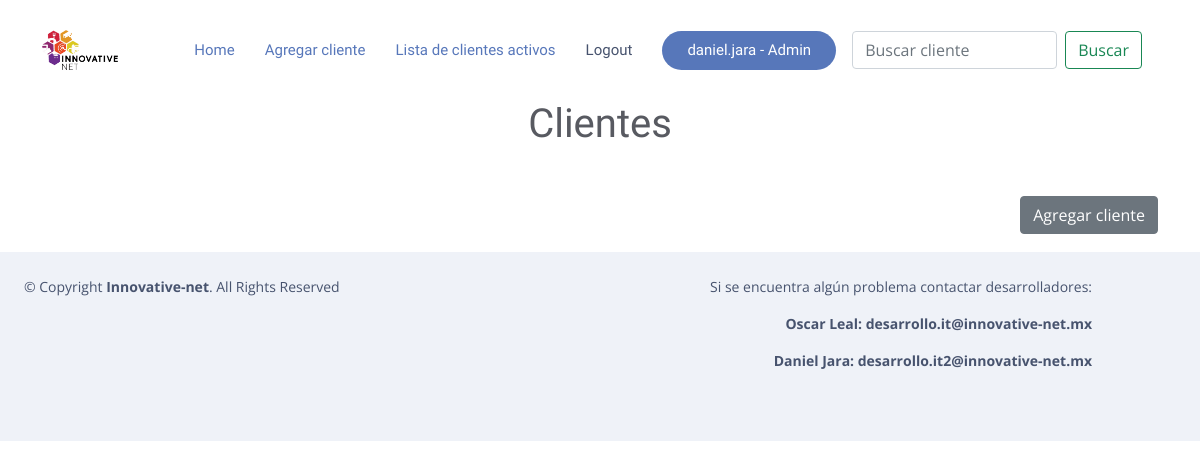
Page /clientes (signed in) on the earlier database version.
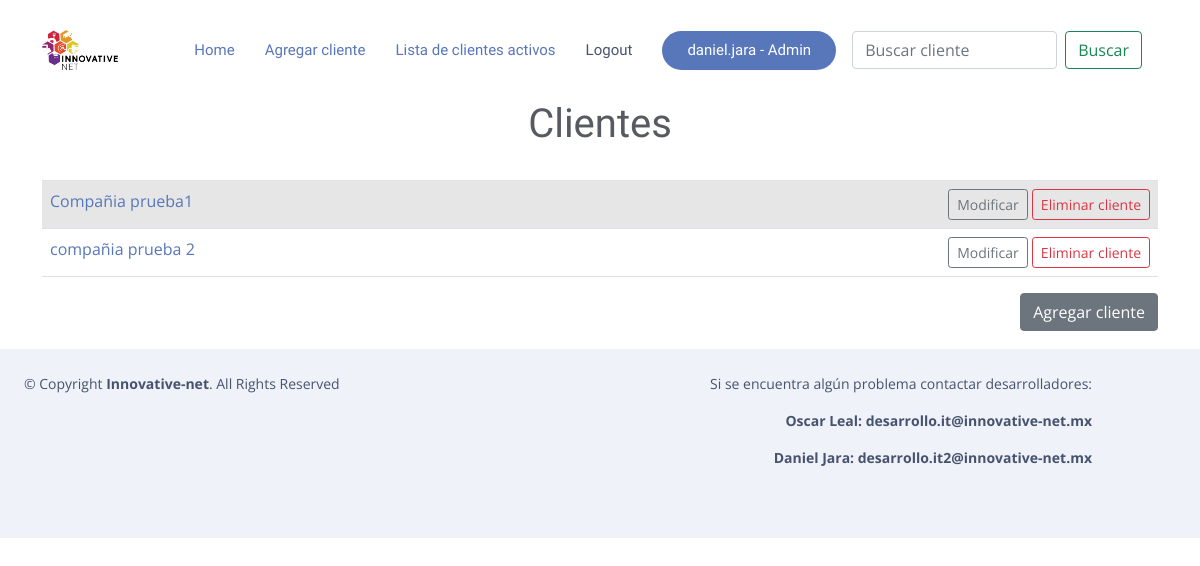
Same page on the later database version.
### RPA/models.py (models this page shows)
class Cliente(models.Model):
    usuario = models.ForeignKey(User, on_delete=models.CASCADE, null=True, blank=True)
    nombre = models.CharField('Nombre de la compañia cliente',max_length=200)
    encargado = models.CharField('Nombre del contacto dentro de la empresa',max_length
    =120)
    puesto_encargado = models.CharField('Puesto del contacto',max_length
    =120)
    numero_contacto=models.CharField('Numero de telefono para contactar',max_length
    =10)
    correo_contacto=models.EmailField('Correo para contactar',blank=True)
    def __str__(self):
        return self.nombre
    class Meta:
        ordering = ['nombre']

### RPA/views.py (the view)
# urls.py: path('clientes',Todos_Clientes.as_view(), name='lista_clientes'),
class Todos_Clientes(LoginRequiredMixin, ListView):
    model = Cliente
    context_object_name = 'lista_clientes'
    template_name = 'cliente/lista_clientes.html'
    def get_context_data(self, **kwargs):
        context = super().get_context_data(**kwargs)
        context['lista_clientes'] = context['lista_clientes'].filter(usuario=self.request.user)
        return context

### RPA/templates/cliente/lista_clientes.html
{% extends 'mantenimientos/base.html'%}
{% load static %}
{% block body %}
        <center>
                <div class="container m-2">
                        <h1>Clientes</h1>
                        <br/>
                        <table class="table table-striped table-hover table bordered">
                        {% for cliente in lista_clientes %}
                                <tr>
                                        <td>
                                        <a href="{% url 'mostrar_cliente' cliente.id %}"
                                        >{{ cliente }}</a>
                                                </td>
                                        <td align="right">
                                                <a href="{% url 'modificar_cliente' cliente.id %}">
                                                        <button type="button" class="btn btn-outline-secondary btn-sm">Modificar</button>
                                                </a>
                                                <a href="{% url 'eliminar_cliente' cliente.id%}">
                                                        <button type="button" class="btn btn-outline-danger btn-sm">Eliminar cliente</button>
                                                </a>
                                        </td>
                                </tr>
                        {% endfor %}
                        </table>
                        <a href="{% url 'agregar_cliente' %}">
                                        <button type="button" class="btn btn-secondary"style="float: right">Agregar cliente</button>
                        </a>
                        <br/>
                        <br/>
                </div>
        </center>
{% endblock %}

### RPA/templates/mantenimientos/base.html (shortened to what this page needs)
{% load static %}
<!DOCTYPE html>
<html lang="en">
<head>
  <link rel="stylesheet" href="https://stackpath.bootstrapcdn.com/bootstrap/4.5.0/css/bootstrap.min.css">
  <link href="{% static '\vendor\aos\aos.css' %}" rel="stylesheet">
  <link href="{% static '\vendor\bootstrap\css\bootstrap.min.css' %}" rel="stylesheet">
  <link href="{% static '\vendor\bootstrap-icons\bootstrap-icons.css' %}" rel="stylesheet">
  <link href="{% static '\vendor\boxicons\css\boxicons.min.css' %}" rel="stylesheet">
  <link href="{% static '\vendor\glightbox\css\glightbox.min.css' %}" rel="stylesheet">
  <link href="{% static '\vendor\swiper\swiper-bundle.min.css' %}" rel="stylesheet">
  <link href="{% static '\css\style.css' %}" rel="stylesheet">
</head>
<body style="padding-top: 70px;">
  <header id="header" class="fixed-top  header-transparent ">
    <div class="container d-flex align-items-center justify-content-between">
      <div class="logo">
        <a href="https://www.innovative-net.mx/"><img src="{% static '\assets\img\horizontal blanco.png' %}" alt="" class="img-fluid"></a>
      </div>
      <nav id="navbar" class="navbar">
        <ul>
          <li><a class="nav-link scrollto active" href="{% url 'home' %}">Home</a></li>
          <li><a class="nav-link scrollto active" href="{% url 'agregar_cliente' %}">Agregar cliente</a></li>
          <li><a class="nav-link scrollto active" href="{% url 'lista_clientes' %}">Lista de clientes activos</a></li>
          {% if request.user.is_authenticated %}
          <li><a class="nav-link scrollto" href="{% url 'logout' %}">Logout</a></li>
          {% if request.user.is_staff %}
              <li><a class="getstarted scrollto" href="{% url 'admin:index' %}" >{{request.user}} - Admin</a></li>
              {% else %}
              <li><a class="getstarted scrollto" href="" >{{request.user}}</a></li>
              {% endif %}
          {% else %}
          <li><a class="getstarted scrollto" href="{% url 'login'  %}" >Login</a></li>
          {% endif %}
        </ul>
        <form class="d-flex m-3" method="POST" action="{% url 'buscar_clientes' %}">
          <input class="form-control me-2" type="search" placeholder="Buscar cliente"
                 aria-label="Buscar cliente" name="searched">
          <button class="btn btn-outline-success" type="submit">
            Buscar
          </button>
        </form>
      </nav>
    </div>
  </header>
    <div class="container-fluid" style="margin-top: 30px;">
      {% block body %}
      {% endblock %}
    </div>
        <footer id="footer">
          <div class="row container py-4 ">
            <div class="col">
              <div class="copyright">
                &copy; Copyright <strong><span>Innovative-net</span></strong>. All Rights Reserved
              </div>
            </div>
            <div class="col container " style="text-align: right;">
              <p>Si se encuentra algún problema contactar desarrolladores:</p>
              <strong>
                <p>Oscar Leal: desarrollo.it@innovative-net.mx</p>
                <p>Daniel Jara: desarrollo.it2@innovative-net.mx</p>
              </strong>
            </div>
          </div>
        </footer>
</body>
        </html>

### RPA/static/css/style.css (style rules this page uses)
body { font-family: "Open Sans", sans-serif; color: #585a61; }
a { color: #5777ba; text-decoration: none; }
h1, h2, h3, h4, h5, h6 { font-family: "Raleway", sans-serif; }
#header { transition: all 0.5s; z-index: 997; transition: all 0.5s; padding: 15px 0; background: rgba(255, 255, 255, 0.95); }
#header.header-transparent { background: transparent; }
#header .logo img { margin: 0; max-height: 40px; }
.navbar { padding: 0; }
.navbar ul { margin: 0; padding: 0; display: flex; list-style: none; align-items: center; }
.navbar li { position: relative; }
.navbar a, .navbar a:focus { display: flex; align-items: center; justify-content: space-between; padding: 10px 0 10px 30px; font-family: "Raleway", sans-serif; font-size: 15px; color: #47536e; white-space: nowrap; transition: 0.3s; }
.navbar a:hover, .navbar .active, .navbar .active:focus, .navbar li:hover > a { color: #5777ba; }
.navbar .getstarted { background: #5777ba; color: #fff; padding: 12px 25px; margin-left: 30px; color: #fff; line-height: 1; border-radius: 50px; }
#footer { background: #fff; padding: 0 0 30px 0; color: #47536e; font-size: 14px; background: #eff2f8; }
#footer .copyright { text-align: center; float: left; color: #47536e; }

Differences in the rows shown:
added Cliente: nombre "Compañia prueba1"
added Cliente: nombre "compañia prueba 2"
